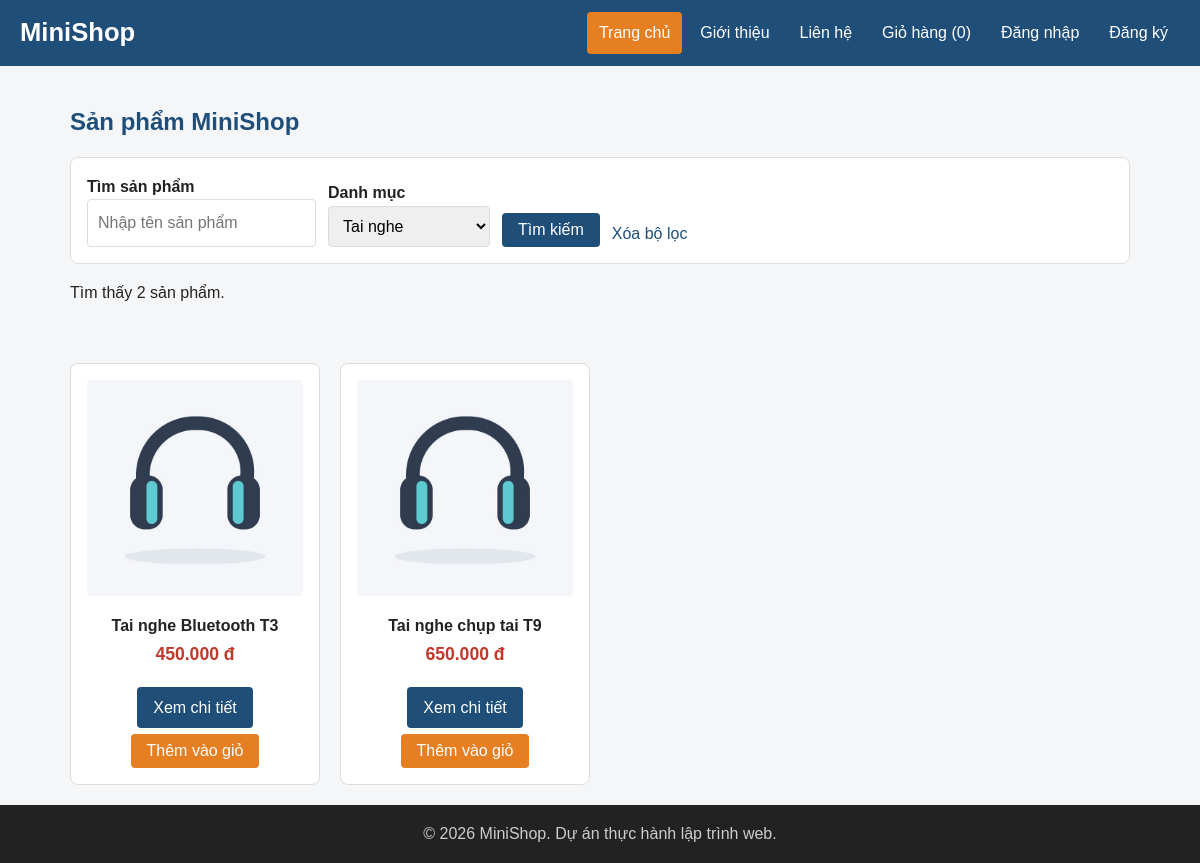
/index.php?category=3, run on the app's committed database.
### tables this page shows
CREATE TABLE IF NOT EXISTS products (
 id INT UNSIGNED AUTO_INCREMENT PRIMARY KEY,
 category_id INT UNSIGNED NOT NULL,
 name VARCHAR(200) NOT NULL,
 description TEXT NOT NULL,
 price DECIMAL(12,2) UNSIGNED NOT NULL,
 image VARCHAR(255) NOT NULL,
 stock INT UNSIGNED NOT NULL DEFAULT 0,
 warranty_months INT UNSIGNED NOT NULL DEFAULT 12,
 created_at TIMESTAMP NOT NULL DEFAULT CURRENT_TIMESTAMP,
 FOREIGN KEY (category_id) REFERENCES categories(id) ON DELETE RESTRICT
);

### includes/functions.php (called while the page is built, shortened)
<?php
function e($value): string { return htmlspecialchars((string) $value, ENT_QUOTES | ENT_SUBSTITUTE, 'UTF-8'); }
function format_price($amount): string { return number_format((float) $amount, 0, ',', '.') . ' đ'; }
function query_text(string $key): string {
    $value = $_GET[$key] ?? '';
    return is_string($value) ? trim($value) : '';
}
function positive_id(string $value): ?int {
    $id = filter_var($value, FILTER_VALIDATE_INT, ['options' => ['min_range' => 1]]);
    return $id === false ? null : $id;
}

### index.php (the view, shortened to what this page needs)
<?php
$q = query_text('q');
$categoryRaw = query_text('category');
$categoryId = $categoryRaw !== '' ? positive_id($categoryRaw) : null;
$filterError = '';
$pdo = db();
$categories = $pdo->query('SELECT id, name FROM categories ORDER BY id')->fetchAll();
$sql = 'SELECT id, name, price, image FROM products WHERE 1=1';
$params = [];
if ($categoryId !== null) { $sql .= ' AND category_id = :category'; $params['category'] = $categoryId; }
$sql .= ' ORDER BY id';
$products = [];
if ($filterError === '') {
    $statement = $pdo->prepare($sql);
    $statement->execute($params);
    $products = $statement->fetchAll();
} else { http_response_code(400); }
require __DIR__ . '/includes/header.php';
?>
<h2>Sản phẩm MiniShop</h2>
<form action="index.php" method="get" class="catalog-filter">
    <div><label for="q">Tìm sản phẩm</label><input type="search" id="q" name="q" value="<?= e($q) ?>" placeholder="Nhập tên sản phẩm"></div>
    <div><label for="category">Danh mục</label><select name="category" id="category"><option value="">Tất cả danh mục</option>
    <?php foreach ($categories as $category): ?>
        <option value="<?= (int) $category['id'] ?>"<?= $categoryId === (int) $category['id'] ? ' selected' : '' ?>><?= e($category['name']) ?></option>
    <?php endforeach; ?>
    </select></div>
    <button class="btn" type="submit">Tìm kiếm</button><a href="index.php">Xóa bộ lọc</a>
</form>
<?php if ($filterError !== ''): ?><p class="error"><?= e($filterError) ?></p><?php else: ?>
<p>Tìm thấy <?= count($products) ?> sản phẩm.</p>
<?php endif; ?>
<p id="add-message" role="status" aria-live="polite"></p>
<div class="product-list">
<?php foreach ($products as $product) { require __DIR__ . '/includes/product-card.php'; } ?>
</div>
<?php require __DIR__ . '/includes/footer.php'; ?>

### includes/product-card.php
<article class="product-card">
    <img src="<?= e($product['image']) ?>" alt="<?= e($product['name']) ?>" width="200">
    <h3><?= e($product['name']) ?></h3>
    <p class="price"><?= format_price($product['price']) ?></p>
    <a class="btn" href="product.php?id=<?= (int) $product['id'] ?>">Xem chi tiết</a>
    <button type="button" class="btn btn-accent add-to-cart" data-id="<?= (int) $product['id'] ?>">Thêm vào giỏ</button>
</article>

### css/style.css (style rules this page uses)
:root { --primary: #1f4e79; --primary-dark: #163a5a; --accent: #e67e22; --accent-dark: #cf6d17; --text: #222222; --muted: #666666; --border: #dddddd; --bg: #f5f6f8; --white: #ffffff; --danger: #c0392b; }
* { box-sizing: border-box; }
body { margin: 0; font-family: Arial, Helvetica, sans-serif; font-size: 16px; line-height: 1.6; color: var(--text); background-color: var(--bg); display: flex; flex-direction: column; min-height: 100vh; }
h1, h2, h3 { line-height: 1.3; }
h2 { color: var(--primary); }
a { color: var(--primary); text-decoration: none; }
img { max-width: 100%; height: auto; }
.price { color: var(--danger); font-size: 1.1rem; font-weight: bold; }
.product-list { display: grid; grid-template-columns: repeat(4, 1fr); gap: 20px; }
.product-card { padding: 16px; border: 1px solid var(--border); border-radius: 8px; background-color: var(--white); text-align: center; transition: box-shadow 0.2s, transform 0.2s; }
.product-card img { width: 100%; aspect-ratio: 1 / 1; object-fit: cover; border-radius: 4px; }
.product-card h3 { margin: 12px 0 4px; font-size: 1rem; }
.product-card .price { margin: 0 0 12px; }
.btn { display: inline-block; padding: 8px 16px; border: none; border-radius: 4px; background-color: var(--primary); color: var(--white); font-size: 1rem; font-family: inherit; cursor: pointer; }
.btn-accent { background-color: var(--accent); }
.product-card .btn { margin-top: 6px; }
.product-card, .product-info, .product-image { min-width: 0; }
#add-message { min-height: 1.6em; color: var(--primary); }
.catalog-filter { display: flex; flex-wrap: wrap; align-items: end; gap: 12px; padding: 16px; background: white; border: 1px solid var(--border); border-radius: 8px; }
.catalog-filter label { display: block; font-weight: bold; }
.catalog-filter input, .catalog-filter select { padding: 10px; border: 1px solid var(--border); border-radius: 4px; font: inherit; max-width: 100%; }

### data on the page
products: image (picture), name "Tai nghe Bluetooth T3", price "450.000 đ"
products: image (picture), name "Tai nghe chụp tai T9", price "650.000 đ"

### other printed values
$label "Trang chủ"
$label "Giới thiệu"
$label "Liên hệ"
$label "Giỏ hàng"
$label "Đăng nhập"
$label "Đăng ký"
count($products) "2"
form field category "Tai nghe"
